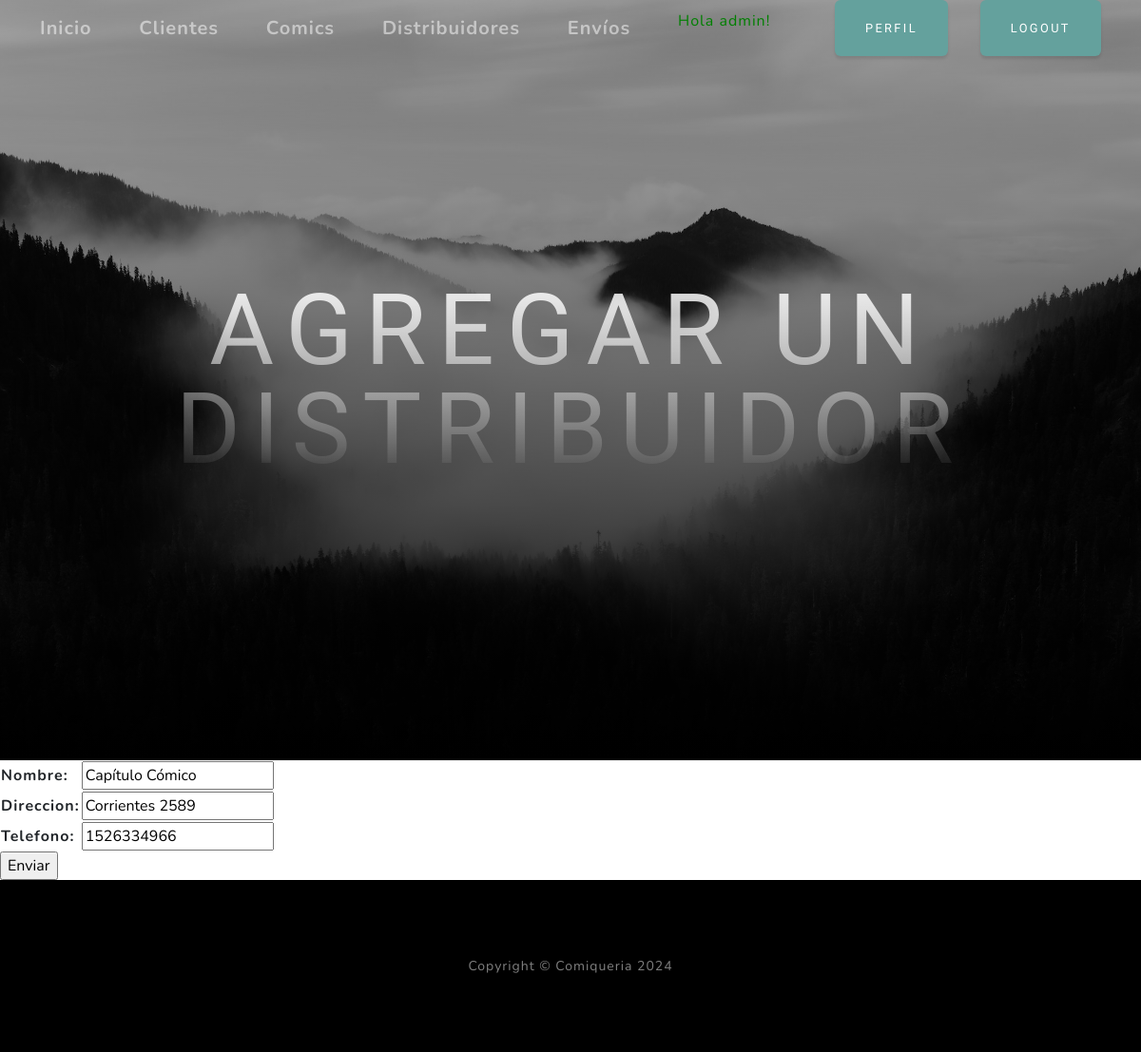
Screenshot of /comiqueriapp/modificar_distribuidor/9/ (signed in) with the database file from the repository.
### comiqueriapp/models.py (models this page shows, shortened)
class Distribuidor(models.Model):
    nombre = models.CharField(max_length=50)
    direccion = models.CharField(max_length=50)
    telefono = models.IntegerField()
    class Meta:
        verbose_name = "Distribuidor"
        verbose_name_plural = "Distribuidores"
        ordering = ["nombre"]

### comiqueriapp/views.py (the view)
# urls.py: path('modificar_distribuidor/<id_distribuidor>/', modificarDistribuidor, name="modificarDistribuidor"),
def modificarDistribuidor(request, id_distribuidor):
    distribuidor= Distribuidor.objects.get(id=id_distribuidor)
    if request.method == "POST":
        miForm = DistribuidorForm(request.POST)
        if miForm.is_valid():
            distribuidor.nombre = miForm.cleaned_data.get("nombre")
            distribuidor.direccion = miForm.cleaned_data.get("direccion")
            distribuidor.telefono = miForm.cleaned_data.get("telefono")
            distribuidor.save()
            return redirect(reverse_lazy('distribuidor'))
    else:
        miForm = DistribuidorForm(initial={
            'nombre': distribuidor.nombre,
            'direccion': distribuidor.direccion,
            'telefono': distribuidor.telefono,
        })
        return render(request, "comiqueriapp/distribuidorForm.html", {"form": miForm})

### comiqueriapp/forms.py
class DistribuidorForm(forms.Form):
    nombre = forms.CharField(max_length=50, required=True)
    direccion = forms.CharField(max_length=50, required=True)
    telefono = forms.IntegerField(required=True)

### comiqueriapp/templates/comiqueriapp/distribuidorForm.html (shortened to what this page needs)
{% extends 'comiqueriapp/home.html' %}
{% block titulo %}
<h1 class="mx-auto my-0 text-uppercase">Agregar un distribuidor</h1>
{% endblock titulo %}
{% block contenido %}
<form action="" method="post">
    <table>
    {{ form.as_table }}
    </table>
    <input type="submit" value="Enviar">
</form>
{% endblock contenido %}

### comiqueriapp/templates/comiqueriapp/home.html (shortened to what this page needs)
<!DOCTYPE html>
<html lang="en">
    <head>
        {% load static %}
        <link href="{% static 'css/styles.css' %}" rel="stylesheet" />
    </head>
    <body id="page-top">
        <nav class="navbar navbar-expand-lg navbar-light fixed-top" id="mainNav">
            <div class="container">
                <a class="navbar-brand" href="{% url 'home' %}">Inicio</a>
                {% if user.is_authenticated %}
                    <a class="navbar-brand" href="{% url 'cliente' %}">Clientes</a>
                    <a class="navbar-brand" href="{% url 'comic' %}">Comics</a>
                    <a class="navbar-brand" href="{% url 'distribuidor' %}">Distribuidores</a>
                    <a class="navbar-brand" href="{% url 'envio' %}">Envíos</a>
                    <p style="color:green">Hola {{user.username}}!</p>
                    <a class="btn btn-primary" href="{% url 'editar_perfil' %}">Perfil</a>
                    <a class="btn btn-primary" href="{% url 'logout' %}">Logout</a>
                {% else %}
                    <a class="btn btn primary" href="{% url 'login' %}">Login</a>
                    <a class="btn btn success" href="{% url 'registro' %}">Registro</a>
                {% endif %}
            </div>
        </nav>
        <header class="masthead">
            <div class="container px-4 px-lg-5 d-flex h-100 align-items-center justify-content-center">
                <div class="d-flex justify-content-center">
                    <div class="text-center">
                        {% block titulo %}{% endblock titulo %}
                    </div>
                </div>
            </div>
        </header>
        {% block contenido %}
        {% endblock contenido %}
        <footer class="footer bg-black small text-center text-white-50"><div class="container px-4 px-lg-5">Copyright &copy; Comiqueria 2024</div></footer>
    </body>
</html>

### rows the page displays
Distribuidor: nombre "Capítulo Cómico", direccion "Corrientes 2589", telefono "1526334966"

### other values shown
{{ user.username }} "admin"
